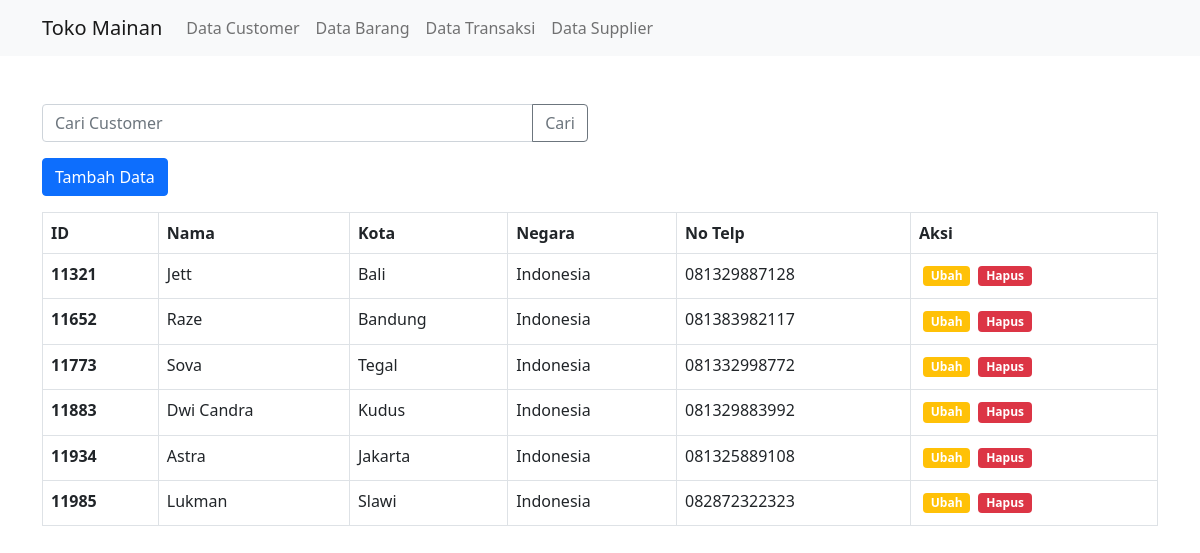
The page /public/Customer on the database as committed earlier.
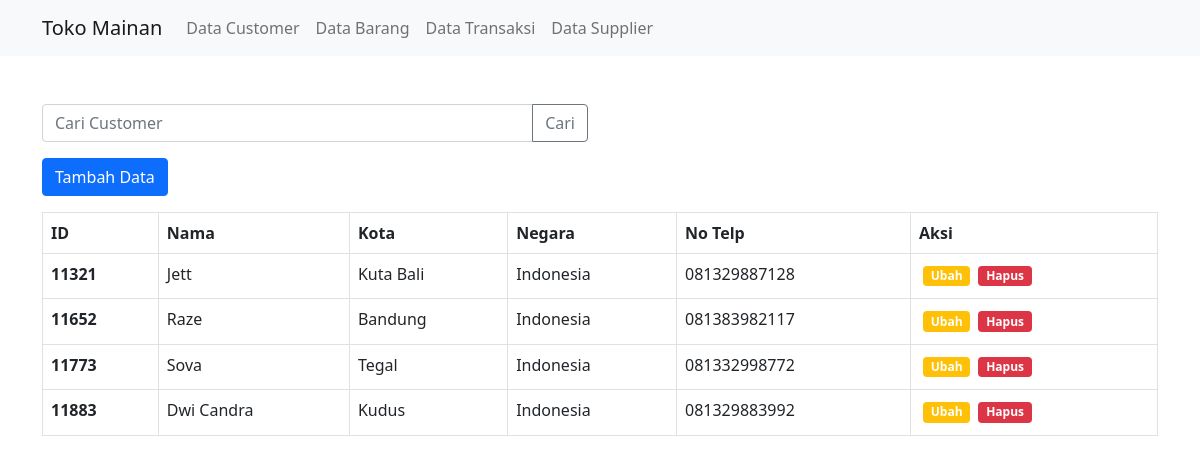
The same page on the database as committed later.
### tables this page shows
CREATE TABLE `tbl_customer` (
  `id` int(10) NOT NULL,
  `name` varchar(20) NOT NULL,
  `city` varchar(20) NOT NULL,
  `country` varchar(20) NOT NULL,
  `phone` varchar(20) NOT NULL
);

### app/core/Controller.php (called while the page is built, shortened)
<?php
class Controller{
    public function view($view,$data=[]){
        require_once '../app/views/'.$view.'.php';
    }
    public function model($model){
        return new $model;
    }
}

### app/controllers/Customer.php (called while the page is built, shortened)
<?php
class Customer extends Controller
{
    public function index()
    {
        $data['title'] = 'Customer';
        $data['customer'] = $this->model('ModelCustomer')->getAllCustomer();
        $this->view('templates/header', $data);
        $this->view('customer/index', $data);
        $this->view('templates/footer');
    }
}

### app/core/App.php (called while the page is built, shortened)
<?php
class App
{
    protected $method = 'index';
    protected $params = [];
    public function __construct()
    {
        $this->controller = new $this->controller;
        call_user_func_array([$this->controller,$this->method],$this->params);
    }
}

### public/index.php (called while the page is built, shortened)
<?php
$app = new App;

### app/core/Database.php (called while the page is built, shortened)
<?php
class Database
{
    private $host = DB_HOST;
    private $user = DB_USER;
    private $pass = DB_PASS;
    private $db_name = DB_NAME;
    private $dbh;
    private $stmt;
    public function __construct()
    {
        $dsn = "mysql:host=$this->host;dbname=$this->db_name";
        $option = [
            PDO::ATTR_PERSISTENT => true,
            PDo::ATTR_ERRMODE => PDO::ERRMODE_EXCEPTION
        ];
        try {
            $this->dbh = new PDO($dsn, $this->user, $this->pass,$option);
        } catch (PDOException $e) {
            die($e->getMessage());
        }
    }
    public function query($query){
        $this->stmt = $this->dbh->prepare($query);
    }
    public function execute(){
        $this->stmt->execute();
    }
    public function resultSet(){
        $this->execute();
        return $this->stmt->fetchAll(PDO::FETCH_ASSOC);
    }
}

### app/models/ModelCustomer.php (called while the page is built, shortened)
<?php
class ModelCustomer{
    private $table = "tbl_customer";
    private $db;
    public function __construct()
    {
        $this->db = new Database;
    }
    public function getAllCustomer(){
        $this->db->query('SELECT * FROM '.$this->table);
        return $this->db->resultSet();
    }
}

### app/views/customer/index.php (the view, shortened to what this page needs)
<div class="container mt-5">
    <div class="row mb-3">
        <div class="col-lg-6">
            <form action="<?= BASEURL; ?>Customer/search" method="POST">
                <div class="input-group">
                    <input type="text" class="form-control" placeholder="Cari Customer" name="keyword" id="keyword" autocomplete="off">
                    <button class="btn btn-outline-secondary" type="submit" id="tombolcari">Cari</button>
                </div>
            </form>
        </div>
    </div>
    <div class="row mb-3">
        <div class="col-lg-6">
            <button type="button" class="btn btn-primary tambahData" data-bs-toggle="modal" data-bs-target="#formModal">
                Tambah Data
            </button>
        </div>
    </div>
    <table class="table table-bordered mb-5">
        <thead>
            <tr>
                <th scope="col">ID</th>
                <th scope="col">Nama</th>
                <th scope="col">Kota</th>
                <th scope="col">Negara</th>
                <th scope="col">No Telp</th>
                <th scope="col">Aksi</th>
            </tr>
        </thead>
        <tbody>
            <?php
            foreach ($data['customer'] as $cs) :
            ?>
                <tr>
                    <th scope="row"><?= $cs['id']; ?></th>
                    <td><?= $cs['name']; ?></td>
                    <td><?= $cs['city']; ?></td>
                    <td><?= $cs['country']; ?></td>
                    <td><?= $cs['phone']; ?></td>
                    <td>
                        <a href="<?= BASEURL; ?>Customer/update/<?= $cs['id']; ?>" class="badge bg-warning float-start m-lg-1 tampilModalUpdate" data-bs-toggle="modal" data-bs-target="#formModal" data-id="<?= $cs['id'] ?>" style="text-decoration: none;">Ubah</a>
                        <a href="<?= BASEURL; ?>Customer/delete/<?= $cs['id']; ?>" class="badge bg-danger float-start m-lg-1" style="text-decoration: none;" onclick="return confirm('Ingin dihapus ?');">Hapus</a>
                    </td>
                </tr>
            <?php endforeach ?>
        </tbody>
    </table>
</div>

### app/views/templates/header.php (shortened to what this page needs)
<!DOCTYPE html>
<html lang="en">
<head>
  <link href="<?= BASEURL; ?>/css/bootstrap.css" rel="stylesheet">
</head>
<body>
  <nav class="navbar navbar-expand-lg navbar-light bg-light">
    <div class="container">
      <a class="navbar-brand" href="<?= BASEURL ?>">Toko Mainan</a>
      <div class="collapse navbar-collapse" id="navbarNavAltMarkup">
        <div class="navbar-nav">
          <a class="nav-link" href="<?= BASEURL ?>Customer">Data Customer</a>
          <a class="nav-link" href="<?= BASEURL ?>Barang">Data Barang</a>
          <a class="nav-link" href="<?= BASEURL ?>Transaksi">Data Transaksi</a>
          <a class="nav-link" href="<?= BASEURL ?>Supplier">Data Supplier</a>
        </div>
      </div>
    </div>
  </nav>

### app/views/templates/footer.php (shortened to what this page needs)
</body>
</html>

Rows that differ between the two databases and show on the page:
removed tbl_customer: id "11934", name "Astra", city "Jakarta", country "Indonesia", phone "081325889108"
removed tbl_customer: id "11985", name "Lukman", city "Slawi", country "Indonesia", phone "082872322323"
changed tbl_customer "Jett": city "Bali" → "Kuta Bali"
